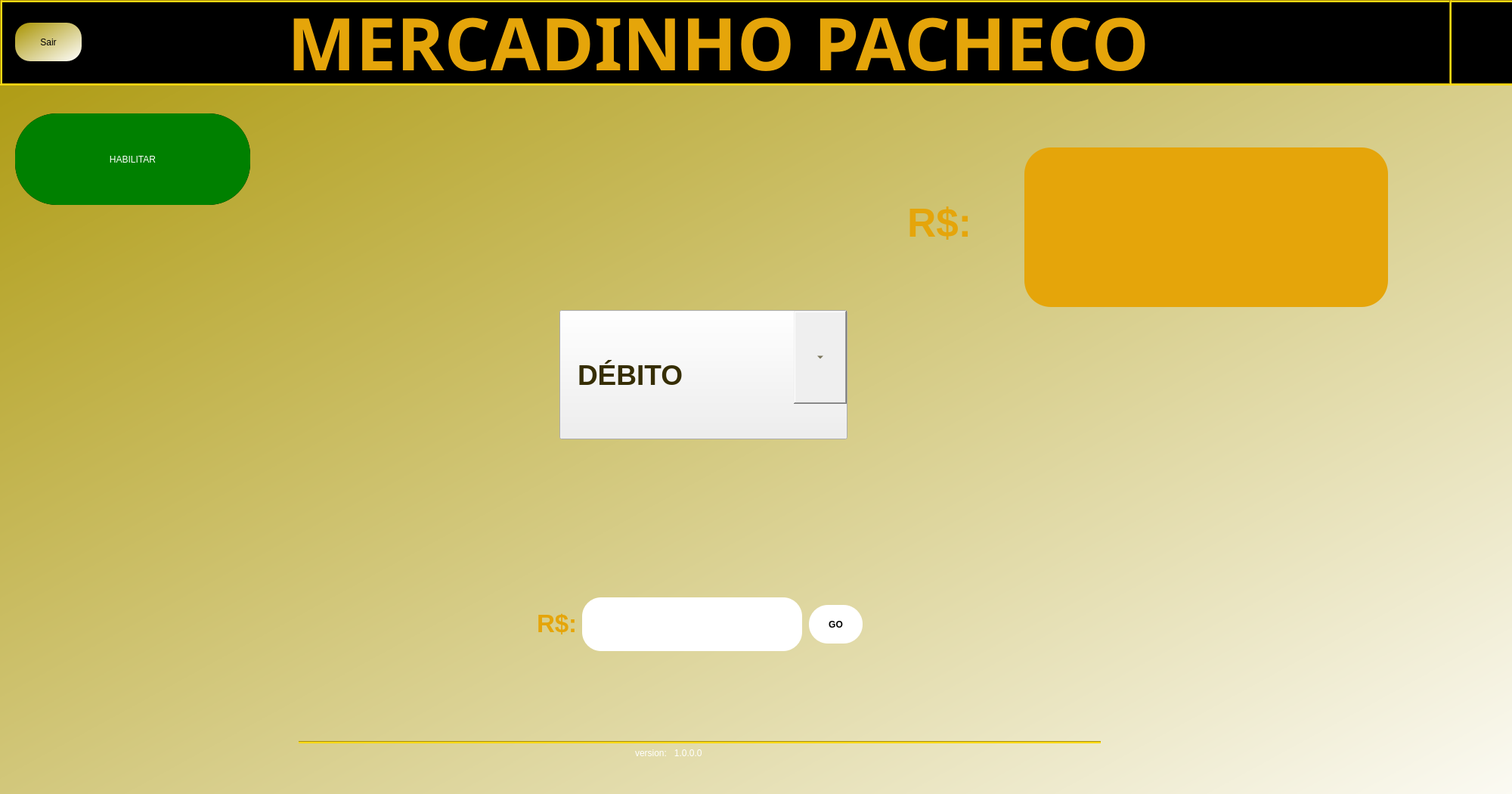
<?xml version="1.0" encoding="UTF-8"?>
<ui version="4.0">
 <class>Dialog</class>
 <widget class="QDialog" name="Dialog">
  <property name="geometry">
   <rect>
    <x>0</x>
    <y>0</y>
    <width>2000</width>
    <height>1050</height>
   </rect>
  </property>
  <property name="windowTitle">
   <string>Dialog</string>
  </property>
  <property name="styleSheet">
   <string notr="true">background-color: qlineargradient(spread:pad, x1:0, y1:0, x2:1, y2:1, stop:0 rgba(168, 147, 0, 255), stop:1 rgba(255, 255, 255, 255));</string>
  </property>
  <widget class="QLabel" name="label">
   <property name="geometry">
    <rect>
     <x>380</x>
     <y>-10</y>
     <width>1281</width>
     <height>121</height>
    </rect>
   </property>
   <property name="font">
    <font>
     <family>Sans</family>
     <pointsize>72</pointsize>
     <italic>false</italic>
     <bold>true</bold>
    </font>
   </property>
   <property name="styleSheet">
    <string notr="true">background: transparent;
color: #fff01f;</string>
   </property>
   <property name="text">
    <string>&lt;html&gt;&lt;head/&gt;&lt;body&gt;&lt;p&gt;&lt;span style=&quot; color: rgb(229, 165, 10);
&quot;&gt;MERCADINHO PACHECO&lt;/span&gt;&lt;/p&gt;&lt;/body&gt;&lt;/html&gt;</string>
   </property>
  </widget>
  <widget class="QTextBrowser" name="textBrowser">
   <property name="geometry">
    <rect>
     <x>1330</x>
     <y>170</y>
     <width>531</width>
     <height>261</height>
    </rect>
   </property>
   <property name="font">
    <font>
     <family>C059</family>
     <pointsize>52</pointsize>
     <italic>true</italic>
     <bold>true</bold>
    </font>
   </property>
   <property name="whatsThis">
    <string>&lt;html&gt;&lt;head/&gt;&lt;body&gt;&lt;p align=&quot;center&quot;&gt;&lt;br/&gt;&lt;/p&gt;&lt;/body&gt;&lt;/html&gt;</string>
   </property>
   <property name="styleSheet">
    <string notr="true">background-color: rgb(229, 165, 10);
border-radius:35px;
margin: 25px ;
alingn: &quot;center&quot; ;
</string>
   </property>
  </widget>
  <widget class="QLabel" name="label_2">
   <property name="geometry">
    <rect>
     <x>1200</x>
     <y>220</y>
     <width>81</width>
     <height>151</height>
    </rect>
   </property>
   <property name="font">
    <font>
     <pointsize>40</pointsize>
     <bold>true</bold>
    </font>
   </property>
   <property name="styleSheet">
    <string notr="true">background: transparent;
color: black ; </string>
   </property>
   <property name="text">
    <string>&lt;html&gt;&lt;head/&gt;&lt;body&gt;&lt;p&gt;&lt;span style=&quot; color:#e5a50a;&quot;&gt;R$:&lt;/span&gt;&lt;/p&gt;&lt;/body&gt;&lt;/html&gt;</string>
   </property>
  </widget>
  <widget class="QLineEdit" name="lineEdit">
   <property name="geometry">
    <rect>
     <x>770</x>
     <y>790</y>
     <width>291</width>
     <height>71</height>
    </rect>
   </property>
   <property name="font">
    <font>
     <bold>true</bold>
    </font>
   </property>
   <property name="styleSheet">
    <string notr="true">background-color: rgb(255, 255, 255);
border-radius: 25px ;</string>
   </property>
  </widget>
  <widget class="QLabel" name="label_3">
   <property name="geometry">
    <rect>
     <x>710</x>
     <y>800</y>
     <width>51</width>
     <height>51</height>
    </rect>
   </property>
   <property name="font">
    <font>
     <pointsize>25</pointsize>
     <bold>true</bold>
    </font>
   </property>
   <property name="styleSheet">
    <string notr="true">background: transparent;</string>
   </property>
   <property name="text">
    <string>&lt;html&gt;&lt;head/&gt;&lt;body&gt;&lt;p&gt;&lt;span style=&quot; color:#e5a50a;&quot;&gt;R$:&lt;/span&gt;&lt;/p&gt;&lt;/body&gt;&lt;/html&gt;</string>
   </property>
  </widget>
  <widget class="QPushButton" name="pushButton">
   <property name="geometry">
    <rect>
     <x>1070</x>
     <y>800</y>
     <width>71</width>
     <height>51</height>
    </rect>
   </property>
   <property name="font">
    <font>
     <bold>true</bold>
    </font>
   </property>
   <property name="cursor">
    <cursorShape>PointingHandCursor</cursorShape>
   </property>
   <property name="styleSheet">
    <string notr="true">QPushButton{
border-image: url(:/qrc/GO.png);
background-color: rgb(255, 255, 255);
border-radius: 25px ;
}

QPushButton:pressed{
border-image: url(:/qrc/GO.png);
background-color: grey;
color:grenn;
}

QPushButton:hover{
	
	background-color: rgb(229, 165, 10);
	color: black ;
}</string>
   </property>
   <property name="text">
    <string>GO</string>
   </property>
  </widget>
  <widget class="QLabel" name="label_4">
   <property name="geometry">
    <rect>
     <x>-120</x>
     <y>-20</y>
     <width>2131</width>
     <height>1171</height>
    </rect>
   </property>
   <property name="font">
    <font>
     <pointsize>25</pointsize>
    </font>
   </property>
   <property name="styleSheet">
    <string notr="true">border-image: url(:/qrc/pexels-pixabay-264636.jpg);
color: black ;</string>
   </property>
   <property name="text">
    <string/>
   </property>
  </widget>
  <widget class="QPushButton" name="pushButton_2">
   <property name="geometry">
    <rect>
     <x>20</x>
     <y>30</y>
     <width>88</width>
     <height>51</height>
    </rect>
   </property>
   <property name="styleSheet">
    <string notr="true">QPushButton{border-radius: 20px ;}
QPushButton:hover{
	
	background-color: rgb(229, 165, 10);
	color: black ;
}</string>
   </property>
   <property name="text">
    <string>Sair</string>
   </property>
  </widget>
  <widget class="QLabel" name="label_5">
   <property name="geometry">
    <rect>
     <x>1460</x>
     <y>240</y>
     <width>311</width>
     <height>121</height>
    </rect>
   </property>
   <property name="font">
    <font>
     <family>Arial Black</family>
     <pointsize>62</pointsize>
     <bold>true</bold>
    </font>
   </property>
   <property name="styleSheet">
    <string notr="true">background: transparent ;</string>
   </property>
   <property name="text">
    <string>&lt;b&gt;&lt;b&gt;</string>
   </property>
  </widget>
  <widget class="QComboBox" name="comboBox">
   <property name="geometry">
    <rect>
     <x>740</x>
     <y>410</y>
     <width>381</width>
     <height>171</height>
    </rect>
   </property>
   <property name="font">
    <font>
     <pointsize>28</pointsize>
     <bold>true</bold>
     <underline>false</underline>
    </font>
   </property>
   <property name="cursor">
    <cursorShape>PointingHandCursor</cursorShape>
   </property>
   <property name="styleSheet">
    <string notr="true">QComboBox{
	border-image: url(:/qrc/golden-7257769_960_720.png);
	color: rgb(54, 46, 4);
	padding: center ;
	background: none ;
}


QComboBox:drop-down{
	border-image: url(:/down_arrow.png);	
	width: 50px ;
	height: 70px ;
	margin-top: 53px ;
	margin-right: 20px ;	
}


QComboBox:dow-arrow{
		border-image: url(:/qrc/golden-7257769_960_720.png);
		margin-top: 53px ;


	
	
}






</string>
   </property>
   <item>
    <property name="text">
     <string>DÉBITO</string>
    </property>
   </item>
   <item>
    <property name="text">
     <string>CRÉDITO</string>
    </property>
   </item>
   <item>
    <property name="text">
     <string>DINHEIRO</string>
    </property>
   </item>
   <item>
    <property name="text">
     <string>PIX</string>
    </property>
   </item>
  </widget>
  <widget class="QLabel" name="label_6">
   <property name="geometry">
    <rect>
     <x>-10</x>
     <y>0</y>
     <width>2191</width>
     <height>110</height>
    </rect>
   </property>
   <property name="styleSheet">
    <string notr="true">background-color: black;</string>
   </property>
   <property name="text">
    <string/>
   </property>
  </widget>
  <widget class="Line" name="line">
   <property name="geometry">
    <rect>
     <x>0</x>
     <y>110</y>
     <width>2091</width>
     <height>3</height>
    </rect>
   </property>
   <property name="styleSheet">
    <string notr="true">background: gold;</string>
   </property>
   <property name="orientation">
    <enum>Qt::Horizontal</enum>
   </property>
  </widget>
  <widget class="Line" name="line_2">
   <property name="geometry">
    <rect>
     <x>0</x>
     <y>0</y>
     <width>2091</width>
     <height>3</height>
    </rect>
   </property>
   <property name="styleSheet">
    <string notr="true">background: gold ;</string>
   </property>
   <property name="orientation">
    <enum>Qt::Horizontal</enum>
   </property>
  </widget>
  <widget class="Line" name="line_3">
   <property name="geometry">
    <rect>
     <x>1917</x>
     <y>0</y>
     <width>3</width>
     <height>111</height>
    </rect>
   </property>
   <property name="styleSheet">
    <string notr="true">background: gold ;</string>
   </property>
   <property name="orientation">
    <enum>Qt::Vertical</enum>
   </property>
  </widget>
  <widget class="Line" name="line_4">
   <property name="geometry">
    <rect>
     <x>0</x>
     <y>0</y>
     <width>3</width>
     <height>111</height>
    </rect>
   </property>
   <property name="styleSheet">
    <string notr="true">background: gold ;</string>
   </property>
   <property name="orientation">
    <enum>Qt::Vertical</enum>
   </property>
  </widget>
  <widget class="Line" name="line_5">
   <property name="geometry">
    <rect>
     <x>395</x>
     <y>980</y>
     <width>1061</width>
     <height>3</height>
    </rect>
   </property>
   <property name="styleSheet">
    <string notr="true">background: gold ;</string>
   </property>
   <property name="orientation">
    <enum>Qt::Horizontal</enum>
   </property>
  </widget>
  <widget class="QLabel" name="label_7">
   <property name="geometry">
    <rect>
     <x>840</x>
     <y>980</y>
     <width>111</width>
     <height>31</height>
    </rect>
   </property>
   <property name="styleSheet">
    <string notr="true">background: transparent ;
color: white ;</string>
   </property>
   <property name="text">
    <string>version:   1.0.0.0</string>
   </property>
  </widget>
  <widget class="QPushButton" name="btn_fecharCaixa">
   <property name="geometry">
    <rect>
     <x>20</x>
     <y>150</y>
     <width>311</width>
     <height>121</height>
    </rect>
   </property>
   <property name="font">
    <font>
     <family>Courier New</family>
     <pointsize>22</pointsize>
     <italic>true</italic>
     <bold>true</bold>
    </font>
   </property>
   <property name="styleSheet">
    <string notr="true">QPushButton{background: black;
border-radius:  55px  ;
color: white ;
} 

QPushButton:hover{
color: gold ;
background: grey ;
	
}</string>
   </property>
   <property name="text">
    <string>FECHAR CAIXA</string>
   </property>
  </widget>
  <widget class="QPushButton" name="pushButton_3">
   <property name="geometry">
    <rect>
     <x>20</x>
     <y>150</y>
     <width>311</width>
     <height>121</height>
    </rect>
   </property>
   <property name="styleSheet">
    <string notr="true">QPushButton{background: green;
border-radius:  55px  ;
color: white ;
} 

QPushButton:hover{
color: black ;
background: gold ;
	
}</string>
   </property>
   <property name="text">
    <string>HABILITAR</string>
   </property>
  </widget>
  <zorder>label_4</zorder>
  <zorder>textBrowser</zorder>
  <zorder>label_2</zorder>
  <zorder>lineEdit</zorder>
  <zorder>label_3</zorder>
  <zorder>label_5</zorder>
  <zorder>comboBox</zorder>
  <zorder>label_6</zorder>
  <zorder>label</zorder>
  <zorder>pushButton</zorder>
  <zorder>pushButton_2</zorder>
  <zorder>line</zorder>
  <zorder>line_2</zorder>
  <zorder>line_3</zorder>
  <zorder>line_4</zorder>
  <zorder>line_5</zorder>
  <zorder>label_7</zorder>
  <zorder>btn_fecharCaixa</zorder>
  <zorder>pushButton_3</zorder>
 </widget>
 <tabstops>
  <tabstop>comboBox</tabstop>
  <tabstop>lineEdit</tabstop>
  <tabstop>pushButton</tabstop>
  <tabstop>pushButton_2</tabstop>
  <tabstop>textBrowser</tabstop>
  <tabstop>btn_fecharCaixa</tabstop>
 </tabstops>
 <resources/>
 <connections>
  <connection>
   <sender>lineEdit</sender>
   <signal>textEdited(QString)</signal>
   <receiver>label_5</receiver>
   <slot>setText(QString)</slot>
   <hints>
    <hint type="sourcelabel">
     <x>739</x>
     <y>802</y>
    </hint>
    <hint type="destinationlabel">
     <x>1107</x>
     <y>271</y>
    </hint>
   </hints>
  </connection>
 </connections>
</ui>
